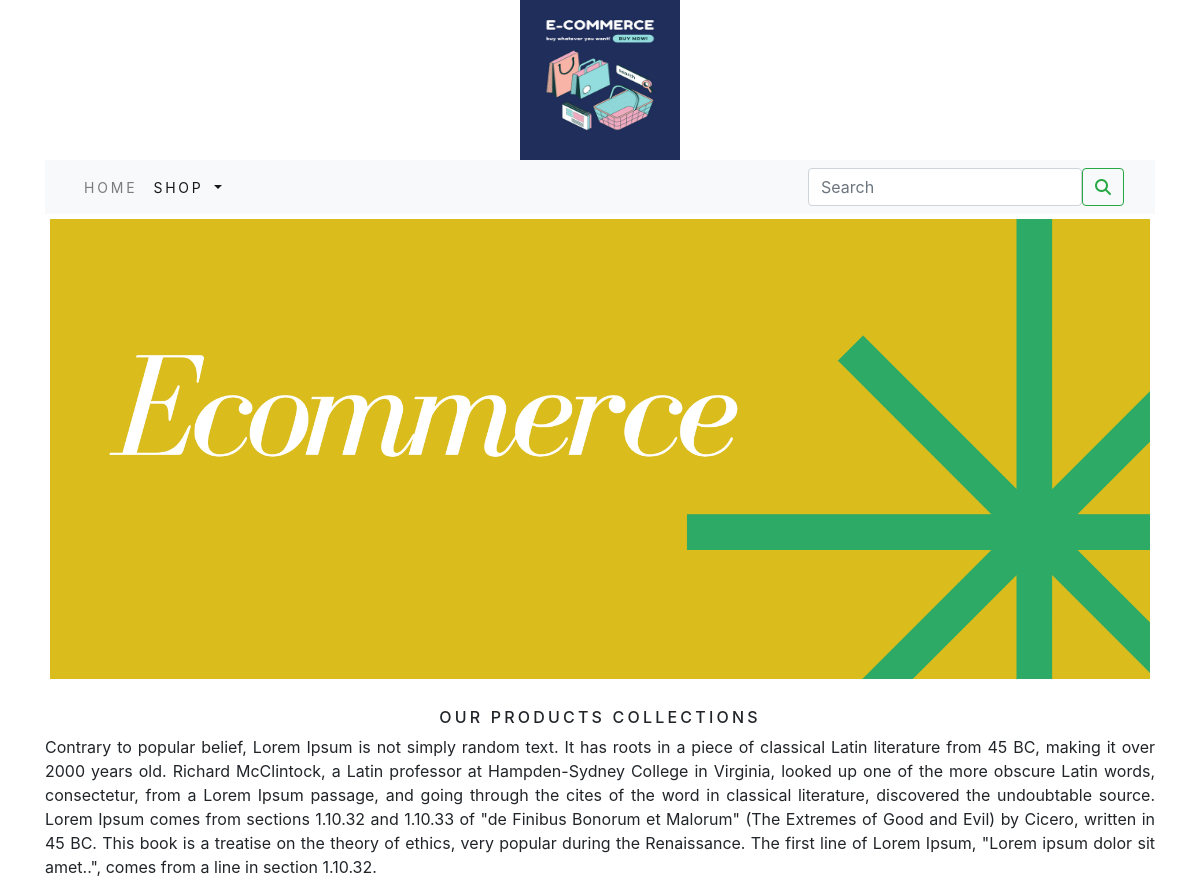
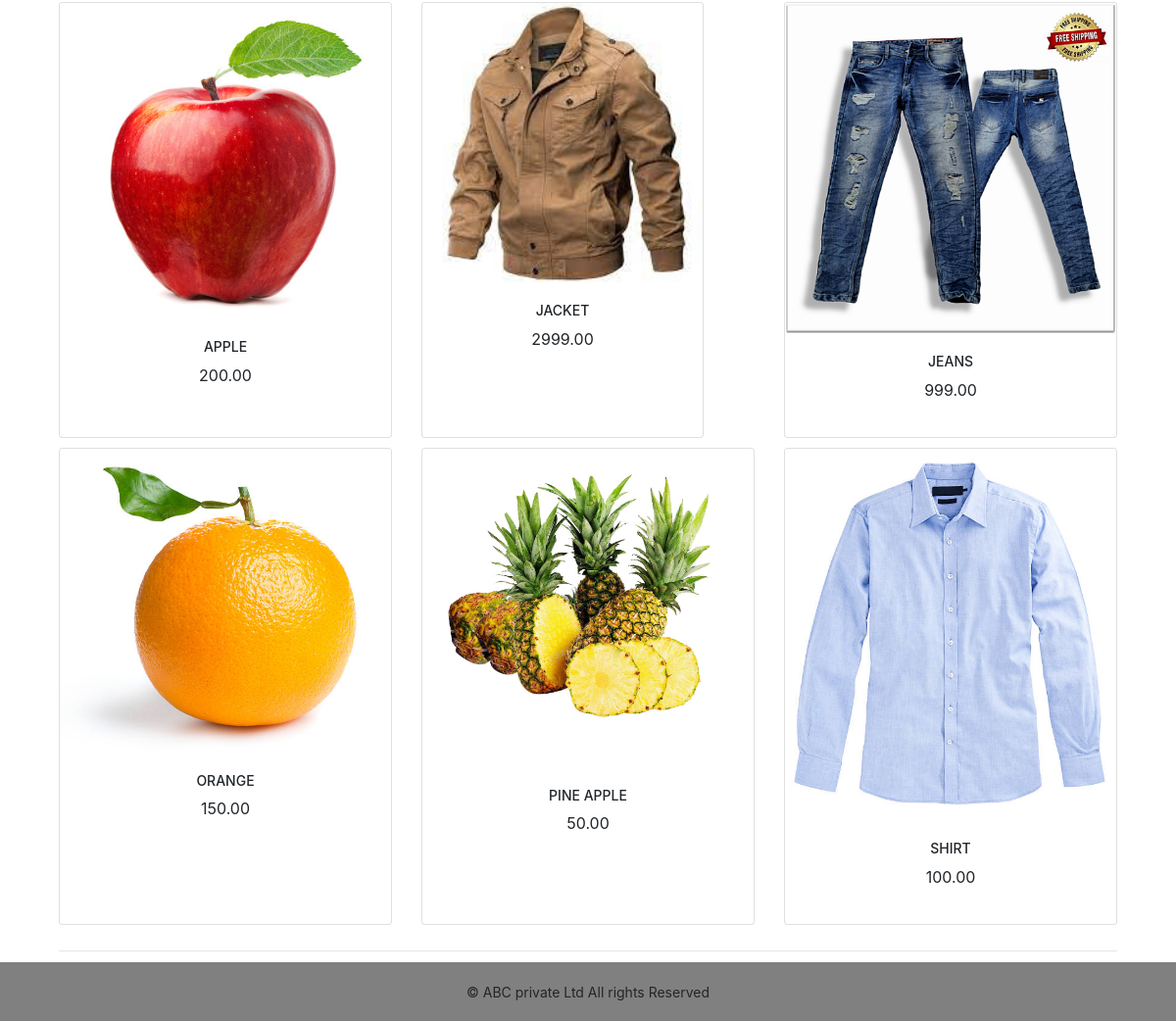
/shop/ (signed in), run on the app's committed database (2 pictures, top to bottom).
### shop/models.py (models this page shows, shortened)
class Product(models.Model):
    name=models.CharField(max_length=250,unique=True)
    slug=models.SlugField(max_length=250,unique=True)
    description=models.TextField(blank=True)
    price = models.DecimalField(max_digits=10,decimal_places=2)
    category=models.ForeignKey(Category,on_delete=models.CASCADE)
    image = models.ImageField(upload_to='product',blank=True)
    stock=models.IntegerField()
    available=models.BooleanField(default=True)
    created=models.DateTimeField(auto_now_add=True)
    updated=models.DateTimeField(auto_now=True)
    def get_url(self):
        return  reverse('shop:prodCatdetail',args=[self.category.slug,self.slug])
    class Meta:
        ordering = ('name',)
        verbose_name = "product"
        verbose_name_plural = 'products'

### shop/views.py (the view)
# urls.py: path('',views.allProdCat,name='allProdCat'),
def allProdCat(request,c_slug=None):
    c_page=None
    products_list=None
    if c_slug!=None:
        c_page=get_object_or_404(Category,slug=c_slug)
        products_list=Product.objects.all().filter(category=c_page,available=True)
    else:
        products_list=Product.objects.all().filter(available=True)
    paginator=Paginator(products_list,6)
    try:
        page=int(request.GET.get('page','1'))
    except:
        page=1
    try:
        products=paginator.page(page)
    except (EmptyPage,InvalidPage):
        products=paginator.page(paginator.num_pages)
    return render(request,"category.html",{'category':c_page,'products':products})

### cart/context_processors.py (called while the page is built)
def counter(request):
    item_count=0
    if 'admin' in request.path:
        return{}
    else:
        try:
            cart=Cart.objects.filter(cart_id=_cart_id(request))
            cart_items=CartItem.objects.all().filter(cart=cart[:1])
            for cart_item in cart_items:
                item_count += cart_item.quantity
        except Cart.DoesNotExist:
            item_count=0
    return dict(item_count=item_count)

### cart/views.py (called while the page is built)
def _cart_id(request):
    cart=request.session.session_key
    if not cart:
        cart=request.session.creete()
    return cart

### shop/context_processors.py (called while the page is built)
def menu_links(request):
    links=Category.objects.all()
    return dict(links=links)

### shop/models.py (called while the page is built)
    def get_url(self):
        return  reverse('shop:product_by_category',args=[self.slug])

### templates/category.html (shortened to what this page needs)
{% extends 'base.html' %}
{% load static %}
{% block content %}
<div class="mx_auto">
{% if category %}
<div>
<img class="my_image" src="{{category.image.url}}" alt="{{category.name}}">
</div>
<br>
<div>
    <h1 class="text-center my_title">{{category.name}}</h1>
    <p class="text-justify">{{category.description}}</p>
</div>
    {% else %}
<div>
<img class="my_image my_image_padding" src="{% static 'img/banner.png' %}" alt="our products" width="1250px;">
</div>
<br>
<div>
    <h1 class="text-center my_title">Our products Collections</h1>
    <p class=" text-justify"> Contrary to popular belief, Lorem Ipsum is not simply random text. It has roots in a piece of classical Latin literature from 45 BC, making it over 2000 years old. Richard McClintock, a Latin professor at Hampden-Sydney College in Virginia, looked up one of the more obscure Latin words, consectetur, from a Lorem Ipsum passage, and going through the cites of the word in classical literature, discovered the undoubtable source. Lorem Ipsum comes from sections 1.10.32 and 1.10.33 of "de Finibus Bonorum et Malorum" (The Extremes of Good and Evil) by Cicero, written in 45 BC. This book is a treatise on the theory of ethics, very popular during the Renaissance. The first line of Lorem Ipsum, "Lorem ipsum dolor sit amet..", comes from a line in section 1.10.32.          </p>
</div>
    {% endif %}
<div class="container">
    <div class="row mx_auto">
        {% for product in products.object_list %}
        <div class="my_bottom_margin col-9 col-sm-12 col-md-4 col-lg-4 d-flex align-items-stretch ">
            <div class="card text-center" style="min-width:18rem;">
                <a href="{{product.get_url}}"><img class="card-img-top my_image" src="{{product.image.url}}" alt="{{product.name}}" height="200px;" width="200px;"> </a>
                <div class="card-body">
                    <h4 >{{product.name}}</h4>
                    <p>{{product.price}}</p>
                </div>
            </div>
        </div>
        {% endfor %}
    </div>
<div class="mx_auto">
    {% if products.paginator.num_pages > 1 %}
    <hr>
    <div class="text-center">
        {% for pg in products.paginator.page_range %}
        <a href="?page={{pg}}" class="btn btn light btn-sm {% if products.number == pg %} active {% endif %}">{{pg}}</a>
        {% endfor %}
    </div>
    {% endif %}
</div>
    <br>
</div>
{% endblock %}

### templates/base.html (shortened to what this page needs)
{% load static %}
<!DOCTYPE html>
<html lang="en">
<head>
    <link rel="stylesheet" href="{% static 'css/custom.css' %}">
    <link rel="stylesheet" href="{% static '/css/bootstrap.min.css' %}">
</head>
<body>
<div class="container">
{% include 'header.html' %}
{% include 'nav.html' %}
{% block content %}
{% endblock %}
    </div>
{% include 'footer.html' %}
</body>
</html>

### templates/header.html
<header>
<div id=“logo” align="center"><a href="{%url 'shop:allProdCat' %}"> <img src="{% static 'img/logo.png' %}" alt="logoimage" width="160px;" height="160px;" ></a>
</div>
  </header>

### templates/nav.html (shortened to what this page needs)
<nav class="navbar navbar-expand-lg navbar-light bg-light">
  <div class="container-fluid">
    <div class="collapse navbar-collapse" id="navbarSupportedContent">
      <ul class="navbar-nav me-auto mb-2 mb-lg-0">
        <li class="nav-item">
          <a class="nav-link" href="#">Home</a>
        </li>
        <li class="nav-item dropdown {% if 'shop' in request.path %} active {% endif %}">
          <a class="nav-link dropdown-toggle" href="#" id="navbarDropdown" role="button" data-bs-toggle="dropdown" aria-expanded="false">
            Shop
          </a>
        </li>
      </ul>
        <div class="collapse navbar-collapse justify-content-end" id="navbarSupportedContent">
      <form class="d-flex" action="{% url 'search_app:SearchResult' %}" method="get">
        <input class="form-control me-2" type="search" placeholder="Search" name="q" aria-label="Search">
        <button class="btn btn-outline-success" type="submit"><i class="fa fa-search"></i></button>
      </form>
  </div>
    </div>
  </div>
</nav>

### templates/footer.html
<div class="footer navbar-fixed-bottom my_footer">
  <p class="text-center">&copy; ABC private Ltd All rights Reserved</p>
</div>

### static/css/custom.css (style rules this page uses)
body { font-family: 'Roboto Mono', monospace; }
.nav-item { letter-spacing : .2em; font-size :14px; text-transform : uppercase; }
.my_footer { background-color:grey; height:60px; bottom:0; right:0; left:0; position:fixed; }
.my_footer p { padding-top:20px; font-size:14px; }
.my_image { width:100%; height:auto; }
.my_title { font-size:16px; text-transform:uppercase; letter-spacing: .2em; }
.my_image_padding { padding:5px; }
.my_bottom_margin { margin-bottom:10px; }
.card-body h4 { font-size:14px; text-transform:uppercase; }

### data on the page
Product: image (picture), name "APPLE", price "200.00"
Product: image (picture), name "JACKET", price "2999.00"
Product: image (picture), name "JEANS", price "999.00"
Product: image (picture), name "ORANGE", price "150.00"
Product: image (picture), name "PINE APPLE", price "50.00"
Product: image (picture), name "SHIRT", price "100.00"
